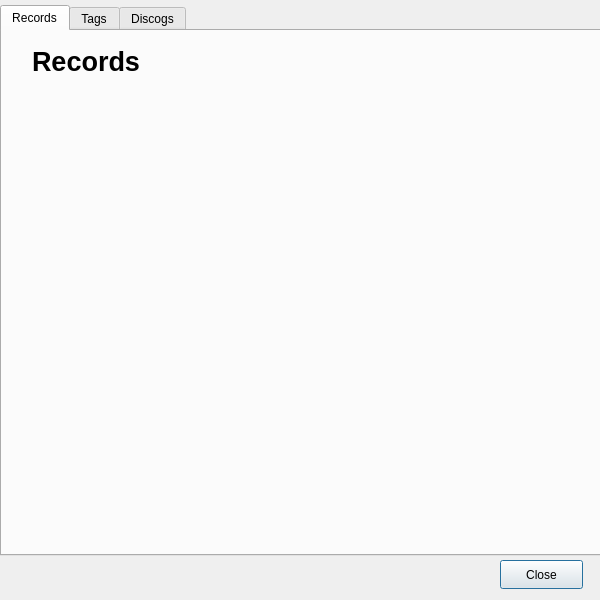
<?xml version="1.0" encoding="UTF-8"?>
<ui version="4.0">
 <class>AboutWindow</class>
 <widget class="QDialog" name="AboutWindow">
  <property name="geometry">
   <rect>
    <x>0</x>
    <y>0</y>
    <width>600</width>
    <height>600</height>
   </rect>
  </property>
  <property name="windowTitle">
   <string>Dialog</string>
  </property>
  <widget class="QPushButton" name="aboutWinClose">
   <property name="geometry">
    <rect>
     <x>500</x>
     <y>560</y>
     <width>83</width>
     <height>29</height>
    </rect>
   </property>
   <property name="text">
    <string>Close</string>
   </property>
  </widget>
  <widget class="QTabWidget" name="aboutWinTabWidget">
   <property name="geometry">
    <rect>
     <x>0</x>
     <y>5</y>
     <width>601</width>
     <height>551</height>
    </rect>
   </property>
   <property name="currentIndex">
    <number>0</number>
   </property>
   <widget class="QWidget" name="recordsTab">
    <attribute name="title">
     <string>Records</string>
    </attribute>
    <widget class="QLabel" name="aboutWinRecordsTitle">
     <property name="geometry">
      <rect>
       <x>30</x>
       <y>10</y>
       <width>161</width>
       <height>41</height>
      </rect>
     </property>
     <property name="font">
      <font>
       <family>Arial</family>
       <pointsize>20</pointsize>
       <bold>true</bold>
      </font>
     </property>
     <property name="text">
      <string>Records</string>
     </property>
    </widget>
    <widget class="QLabel" name="aboutWinRecordsText">
     <property name="geometry">
      <rect>
       <x>30</x>
       <y>60</y>
       <width>540</width>
       <height>431</height>
      </rect>
     </property>
     <property name="font">
      <font>
       <family>Arial</family>
       <pointsize>11</pointsize>
      </font>
     </property>
     <property name="text">
      <string/>
     </property>
     <property name="alignment">
      <set>Qt::AlignLeading|Qt::AlignLeft|Qt::AlignTop</set>
     </property>
     <property name="wordWrap">
      <bool>true</bool>
     </property>
     <property name="indent">
      <number>5</number>
     </property>
     <property name="textInteractionFlags">
      <set>Qt::LinksAccessibleByMouse|Qt::TextSelectableByMouse</set>
     </property>
    </widget>
   </widget>
   <widget class="QWidget" name="tagsTab">
    <attribute name="title">
     <string>Tags</string>
    </attribute>
    <widget class="QLabel" name="aboutWinTagsTitle">
     <property name="geometry">
      <rect>
       <x>30</x>
       <y>10</y>
       <width>161</width>
       <height>41</height>
      </rect>
     </property>
     <property name="font">
      <font>
       <family>Arial</family>
       <pointsize>20</pointsize>
       <bold>true</bold>
      </font>
     </property>
     <property name="text">
      <string>Tags</string>
     </property>
    </widget>
    <widget class="QLabel" name="aboutWinTagsText">
     <property name="geometry">
      <rect>
       <x>30</x>
       <y>60</y>
       <width>540</width>
       <height>431</height>
      </rect>
     </property>
     <property name="font">
      <font>
       <family>Arial</family>
       <pointsize>11</pointsize>
      </font>
     </property>
     <property name="text">
      <string/>
     </property>
     <property name="alignment">
      <set>Qt::AlignLeading|Qt::AlignLeft|Qt::AlignTop</set>
     </property>
     <property name="wordWrap">
      <bool>true</bool>
     </property>
     <property name="indent">
      <number>5</number>
     </property>
     <property name="textInteractionFlags">
      <set>Qt::LinksAccessibleByMouse|Qt::TextSelectableByMouse</set>
     </property>
    </widget>
   </widget>
   <widget class="QWidget" name="discogsTab">
    <attribute name="title">
     <string>Discogs</string>
    </attribute>
    <widget class="QLabel" name="aboutWinDiscogsTitle">
     <property name="geometry">
      <rect>
       <x>30</x>
       <y>10</y>
       <width>161</width>
       <height>41</height>
      </rect>
     </property>
     <property name="font">
      <font>
       <family>Arial</family>
       <pointsize>20</pointsize>
       <bold>true</bold>
      </font>
     </property>
     <property name="text">
      <string>Discogs</string>
     </property>
    </widget>
    <widget class="QLabel" name="aboutWinDiscogsText">
     <property name="geometry">
      <rect>
       <x>30</x>
       <y>60</y>
       <width>540</width>
       <height>431</height>
      </rect>
     </property>
     <property name="font">
      <font>
       <family>Arial</family>
       <pointsize>11</pointsize>
      </font>
     </property>
     <property name="text">
      <string/>
     </property>
     <property name="alignment">
      <set>Qt::AlignLeading|Qt::AlignLeft|Qt::AlignTop</set>
     </property>
     <property name="wordWrap">
      <bool>true</bool>
     </property>
     <property name="indent">
      <number>5</number>
     </property>
     <property name="openExternalLinks">
      <bool>true</bool>
     </property>
     <property name="textInteractionFlags">
      <set>Qt::LinksAccessibleByMouse|Qt::TextSelectableByMouse</set>
     </property>
    </widget>
   </widget>
  </widget>
 </widget>
 <resources/>
 <connections/>
</ui>
